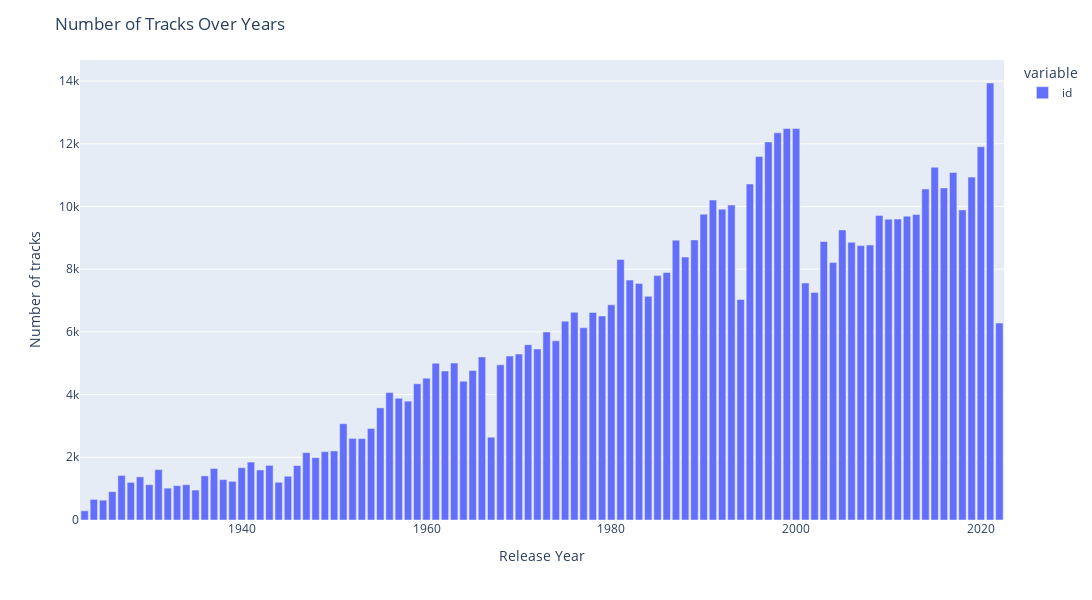

Notebook code for this chart:
### Markdown cell above
### Number of Tracks and Average Track Durations Over Years

### Code cell
#Number of entries over the years
fig = px.bar(df_tracks["id"].groupby(pd.Grouper(freq="Y")).count(),labels={
                     "release_date": "Release Year",
                     "value": "Number of tracks"})
fig.update_layout(height=600, width=1200, title_text="Number of Tracks Over Years")

fig.show()
